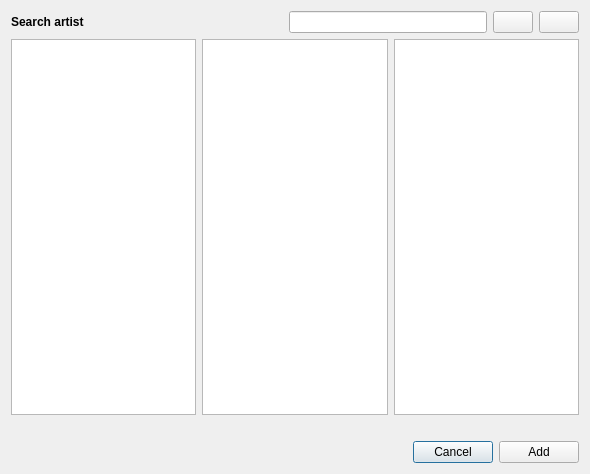
<?xml version="1.0" encoding="UTF-8"?>
<ui version="4.0">
 <class>GUI_SoundcloudArtistSearch</class>
 <widget class="QDialog" name="GUI_SoundcloudArtistSearch">
  <property name="geometry">
   <rect>
    <x>0</x>
    <y>0</y>
    <width>590</width>
    <height>474</height>
   </rect>
  </property>
  <property name="windowTitle">
   <string>Search Soundcloud</string>
  </property>
  <layout class="QGridLayout" name="gridLayout">
   <item row="2" column="0">
    <widget class="QListWidget" name="list_artists"/>
   </item>
   <item row="5" column="0" colspan="3">
    <layout class="QHBoxLayout" name="horizontalLayout">
     <item>
      <widget class="QLabel" name="lab_status">
       <property name="text">
        <string/>
       </property>
      </widget>
     </item>
     <item>
      <spacer name="horizontalSpacer_2">
       <property name="orientation">
        <enum>Qt::Horizontal</enum>
       </property>
       <property name="sizeHint" stdset="0">
        <size>
         <width>40</width>
         <height>20</height>
        </size>
       </property>
      </spacer>
     </item>
     <item>
      <widget class="QPushButton" name="btn_cancel">
       <property name="text">
        <string>Cancel</string>
       </property>
      </widget>
     </item>
     <item>
      <widget class="QPushButton" name="btn_add">
       <property name="text">
        <string>Add</string>
       </property>
      </widget>
     </item>
    </layout>
   </item>
   <item row="0" column="0" colspan="3">
    <layout class="QHBoxLayout" name="horizontalLayout_2">
     <item>
      <widget class="QLabel" name="label">
       <property name="font">
        <font>
         <weight>75</weight>
         <bold>true</bold>
        </font>
       </property>
       <property name="text">
        <string>Search artist</string>
       </property>
      </widget>
     </item>
     <item>
      <spacer name="horizontalSpacer">
       <property name="orientation">
        <enum>Qt::Horizontal</enum>
       </property>
       <property name="sizeHint" stdset="0">
        <size>
         <width>40</width>
         <height>20</height>
        </size>
       </property>
      </spacer>
     </item>
     <item>
      <widget class="QLineEdit" name="le_search"/>
     </item>
     <item>
      <widget class="QPushButton" name="btn_search">
       <property name="text">
        <string/>
       </property>
       <property name="icon">
        <iconset resource="../../../Gui/Resources/Icons.qrc">
         <normaloff>:/Icons/lupe.svg.png</normaloff>:/Icons/lupe.svg.png</iconset>
       </property>
       <property name="iconSize">
        <size>
         <width>16</width>
         <height>16</height>
        </size>
       </property>
      </widget>
     </item>
     <item>
      <widget class="QPushButton" name="btn_clear">
       <property name="text">
        <string/>
       </property>
       <property name="icon">
        <iconset resource="../../../Gui/Resources/Icons.qrc">
         <normaloff>:/Icons/broom.png</normaloff>:/Icons/broom.png</iconset>
       </property>
       <property name="iconSize">
        <size>
         <width>16</width>
         <height>16</height>
        </size>
       </property>
      </widget>
     </item>
    </layout>
   </item>
   <item row="4" column="0">
    <widget class="QLabel" name="lab_n_artists">
     <property name="text">
      <string/>
     </property>
    </widget>
   </item>
   <item row="4" column="1">
    <widget class="QLabel" name="lab_n_playlists">
     <property name="text">
      <string/>
     </property>
    </widget>
   </item>
   <item row="4" column="2">
    <widget class="QLabel" name="lab_n_tracks">
     <property name="text">
      <string/>
     </property>
    </widget>
   </item>
   <item row="2" column="1">
    <widget class="QListWidget" name="list_playlists">
     <property name="selectionMode">
      <enum>QAbstractItemView::NoSelection</enum>
     </property>
    </widget>
   </item>
   <item row="2" column="2">
    <widget class="QListWidget" name="list_tracks">
     <property name="selectionMode">
      <enum>QAbstractItemView::NoSelection</enum>
     </property>
    </widget>
   </item>
  </layout>
 </widget>
 <tabstops>
  <tabstop>le_search</tabstop>
  <tabstop>btn_search</tabstop>
  <tabstop>btn_clear</tabstop>
  <tabstop>list_artists</tabstop>
  <tabstop>list_playlists</tabstop>
  <tabstop>list_tracks</tabstop>
  <tabstop>btn_cancel</tabstop>
  <tabstop>btn_add</tabstop>
 </tabstops>
 <resources>
  <include location="../../../Gui/Resources/Icons.qrc"/>
 </resources>
 <connections/>
</ui>
